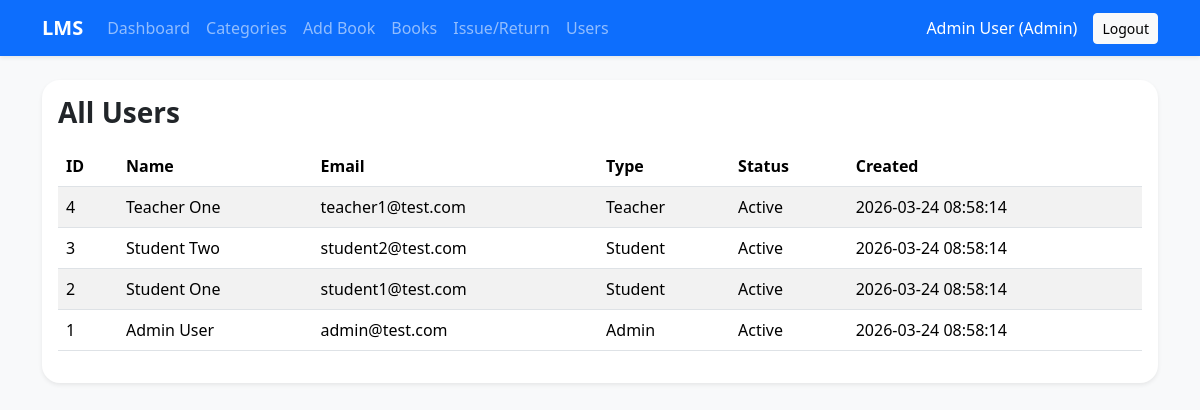
The app's page /view_students.php (signed in) with its own data.
### tables this page shows
CREATE TABLE users (
    id INT AUTO_INCREMENT PRIMARY KEY,
    name VARCHAR(100) NOT NULL,
    email VARCHAR(100) NOT NULL UNIQUE,
    password VARCHAR(255) NOT NULL,
    user_type ENUM('Admin','Student','Teacher') NOT NULL,
    status ENUM('Active','Inactive') DEFAULT 'Active',
    created_at TIMESTAMP DEFAULT CURRENT_TIMESTAMP
);

### view_students.php (the view, shortened to what this page needs)
<?php
require 'db_config.php';
$users = $conn->query("SELECT id, name, email, user_type, status, created_at FROM users ORDER BY id DESC");
include 'bootstrap_head.php';
include 'navbar.php';
?>
<div class="container py-4"><div class="card table-card shadow-sm"><div class="card-body"><h3 class="fw-bold mb-3">All Users</h3><div class="table-responsive"><table class="table table-striped"><thead><tr><th>ID</th><th>Name</th><th>Email</th><th>Type</th><th>Status</th><th>Created</th></tr></thead><tbody><?php while($row = $users->fetch_assoc()): ?><tr><td><?php echo $row['id']; ?></td><td><?php echo htmlspecialchars($row['name']); ?></td><td><?php echo htmlspecialchars($row['email']); ?></td><td><?php echo $row['user_type']; ?></td><td><?php echo $row['status']; ?></td><td><?php echo $row['created_at']; ?></td></tr><?php endwhile; ?></tbody></table></div></div></div></div>
<?php include 'footer.php'; ?>

### style.css (style rules this page uses)
body { background: #f4f7fb; }
.table thead th { white-space: nowrap; }
.form-card, .table-card { border: 0; border-radius: 18px; }

### records on screen
users: id "4", name "Teacher One", email "teacher1@test.com", user_type "Teacher", status "Active", created_at "2026-03-24 08:58:14"
users: id "3", name "Student Two", email "student2@test.com", user_type "Student", status "Active", created_at "2026-03-24 08:58:14"
users: id "2", name "Student One", email "student1@test.com", user_type "Student", status "Active", created_at "2026-03-24 08:58:14"
users: id "1", name "Admin User", email "admin@test.com", user_type "Admin", status "Active", created_at "2026-03-24 08:58:14"

### other values on screen
$userName "Admin User"
$userType "Admin"
